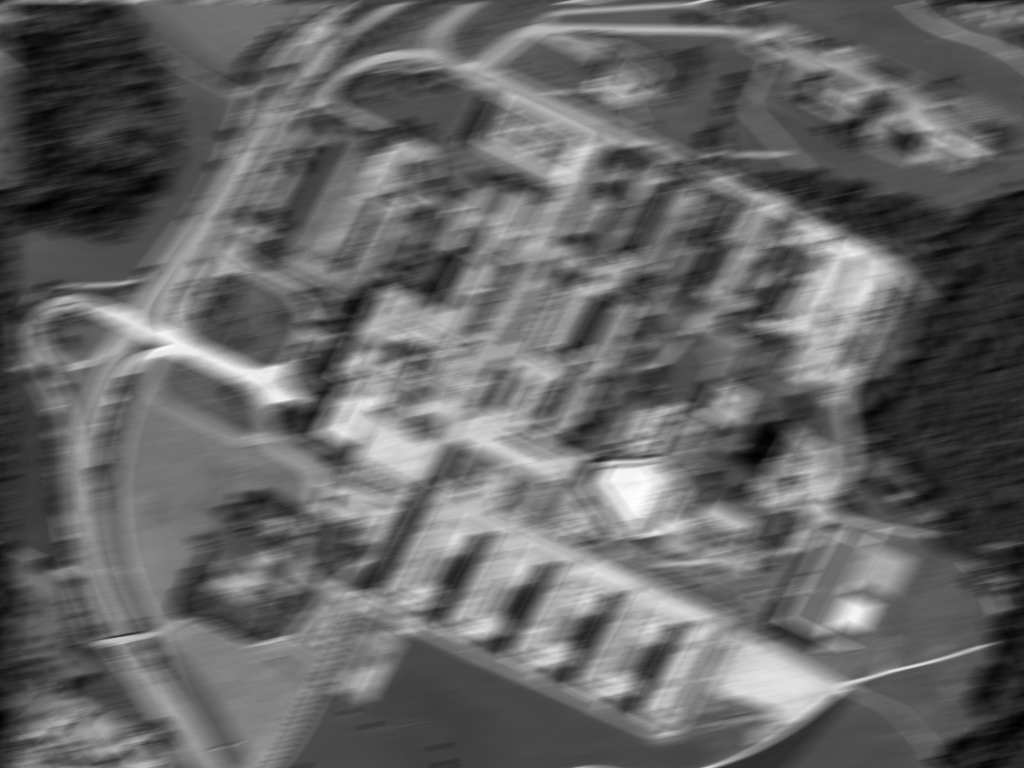
#> input picture data/eth_blurred.png, 1024 x 768 px
$ python l_a.py
#> lines starting #> are read from the running program, lines starting #| are printed output that depends on the picture; after the words box and inside, x2 and y2 are one past the last pixel; in counts of white or black regions, pixels touching at a corner belong together
import numpy as np
import cv2


def get_motion_psf(kernel_size, motion_angle, motion_dis):
    """ "Point Spread Function" um Bewegung zu simulieren """
    psf = np.zeros(kernel_size)  # point spread function
    x_center = (kernel_size[0] - 1) / 2
    y_center = (kernel_size[1] - 1) / 2

    sin_val = np.sin(motion_angle * np.pi / 180)
    cos_val = np.cos(motion_angle * np.pi / 180)

    for i in range(motion_dis):
        x_offset = round(sin_val * i)
        y_offset = round(cos_val * i)
        psf[int(x_center - x_offset), int(y_center + y_offset)] = 1

    return psf / psf.sum()


''' Bild laden und in den Frequenzraum transformieren '''
img = cv2.imread("../../data/eth_blurred.png", cv2.IMREAD_GRAYSCALE)
#> img is the input picture: shape (768, 1024); min 0, max 255, mean 101.2
IMG = np.fft.fft2(img)


''' Erstellen des Filterkernels und Transformation in den Frequenzraum '''
rows, cols = img.shape
#> rows = 768; cols = 1024
h = get_motion_psf(kernel_size=(rows, cols), motion_angle=11, motion_dis=31)
h = np.fft.fftshift(h) # Muss gemacht werden, da der "Motion Blur Vector" mittig zentriert ist
H = np.fft.fft2(h)
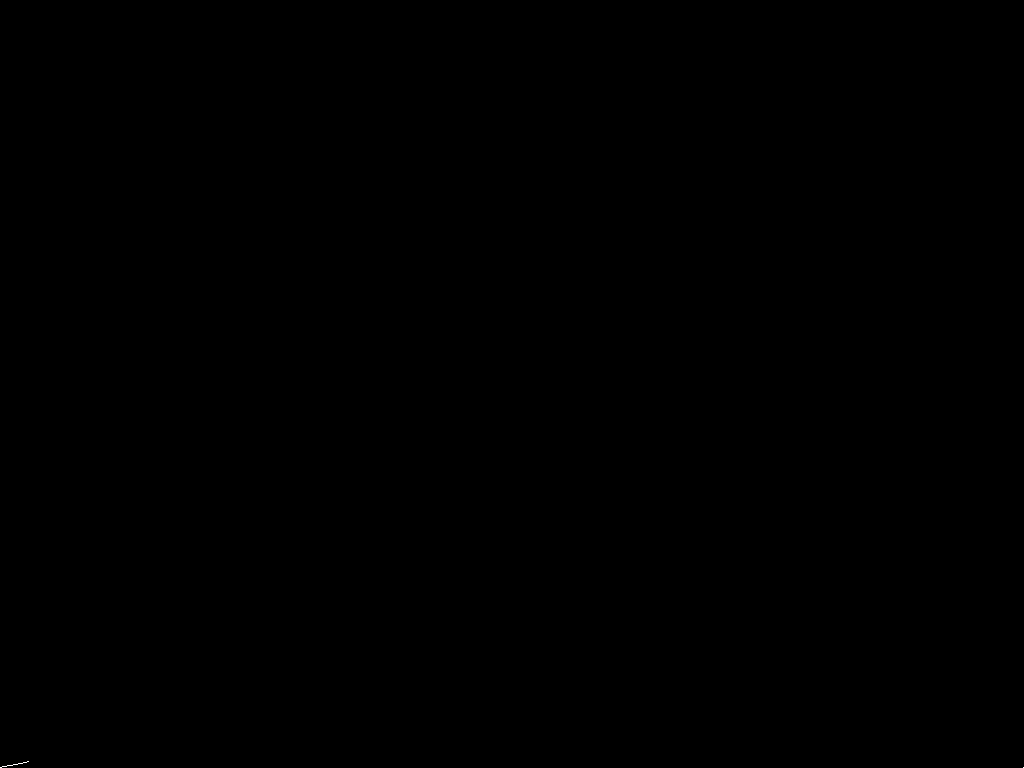
#> h: shape (768, 1024) float64; values 0 (black) and 0.0333 (white), 0% white in thin lines or dots, all inside (x1, y1, x2, y2) = (0, 761, 1024, 768)
H[np.abs(H) < 0.01] = 0.01  # Begrenzen der Degradationsfunktion um numerische Probleme zu verhindern

''' Inverses Filter anwenden '''
IMG_FILTERED = IMG / H
img_filtered = np.fft.ifft2(IMG_FILTERED).clip(0, 255).astype(np.uint8)
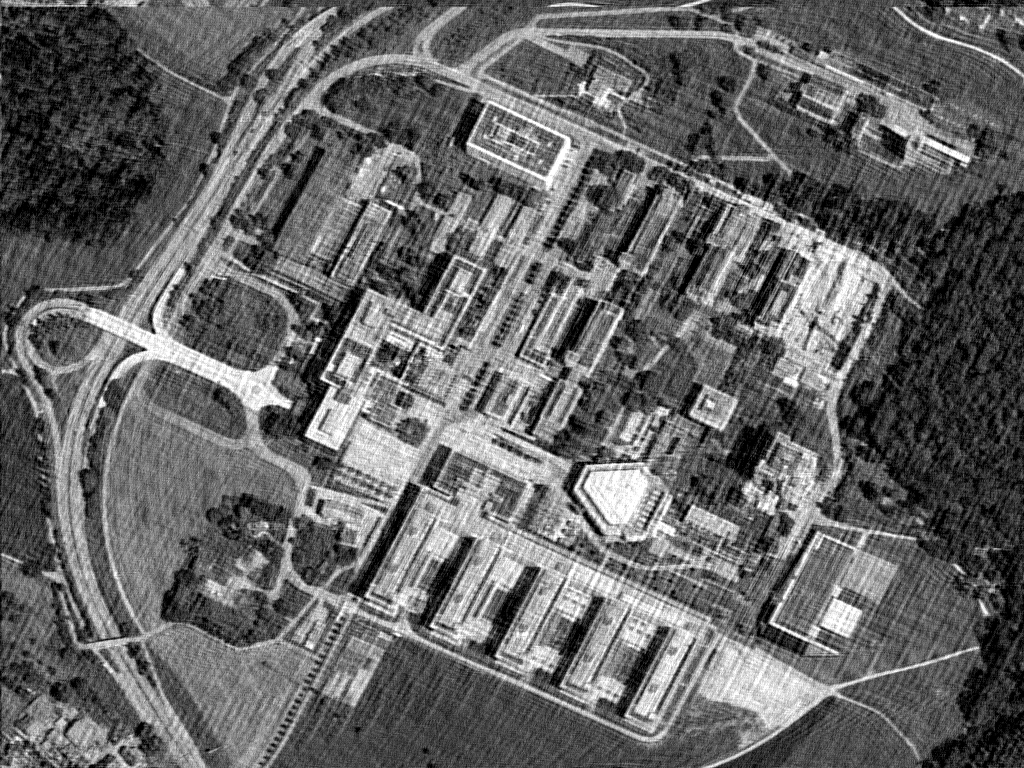
#> img_filtered: shape (768, 1024); min 0, max 255, mean 101

''' Ergebnis anzeigen '''
cv2.imshow("Original", img)
cv2.imshow("Inverses Filter", img_filtered)
cv2.waitKey()
